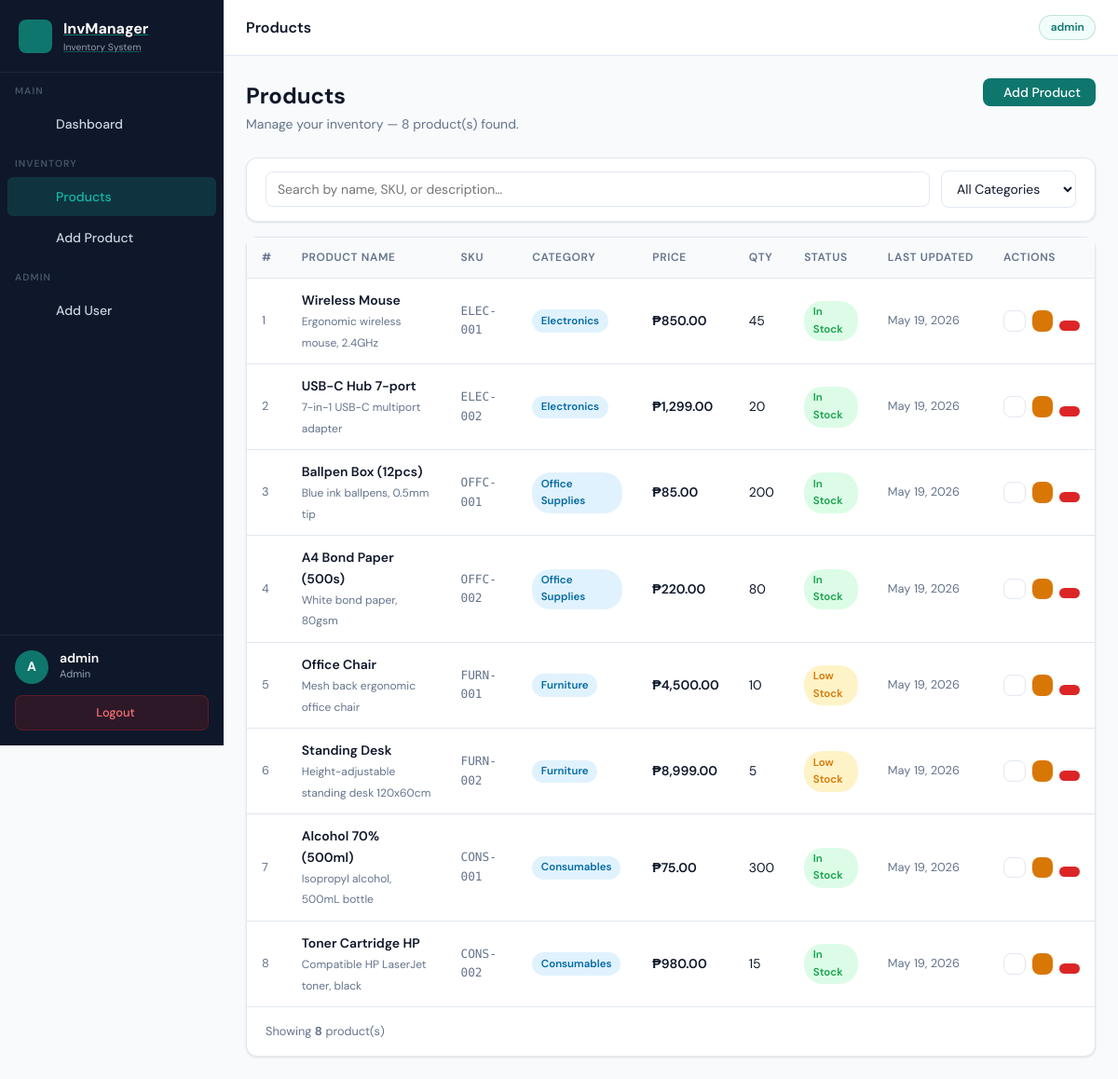
The page /views/products/index.php (signed in) on the database its author committed.
### tables this page shows
CREATE TABLE IF NOT EXISTS products (
    id          INT AUTO_INCREMENT PRIMARY KEY,
    name        VARCHAR(150) NOT NULL,
    sku         VARCHAR(80)  NOT NULL UNIQUE,
    category_id INT,
    price       DECIMAL(10,2) NOT NULL DEFAULT 0.00,
    quantity    INT          NOT NULL DEFAULT 0,
    description TEXT,
    created_by  INT,                               
    created_at  DATETIME DEFAULT CURRENT_TIMESTAMP,
    updated_at  DATETIME DEFAULT CURRENT_TIMESTAMP ON UPDATE CURRENT_TIMESTAMP,

    FOREIGN KEY (category_id) REFERENCES categories(id) ON DELETE SET NULL,
    FOREIGN KEY (created_by)  REFERENCES users(id)      ON DELETE SET NULL
);

CREATE TABLE IF NOT EXISTS categories (
    id          INT AUTO_INCREMENT PRIMARY KEY,
    name        VARCHAR(100) NOT NULL UNIQUE,
    description TEXT,
    created_at  DATETIME DEFAULT CURRENT_TIMESTAMP
);

### controllers/ProductController.php (called while the page is built, shortened)
<?php
require_once __DIR__ . '/../models/Product.php';
class ProductController {
    private mysqli $conn;
    public function __construct(mysqli $conn) {
        $this->conn = $conn;
    }
    public function getAll(string $search = '', int $category_id = 0): array {
        $sql = 'SELECT p.*, c.name AS category_name
                  FROM products p
                  LEFT JOIN categories c ON p.category_id = c.id
                 WHERE 1=1';
        $sql .= ' ORDER BY p.updated_at DESC';
        $stmt = $this->conn->prepare($sql);
        $stmt->execute();
        $result = $stmt->get_result();
        $products = [];
        while ($row = $result->fetch_assoc()) {
            $products[] = new Product(
                $row['name'],
                $row['sku'],
                (float)$row['price'],
                (int)$row['quantity'],
                $row['description'] ?? '',
                $row['category_id'] ? (int)$row['category_id'] : null,
                $row['created_by']  ? (int)$row['created_by']  : null,
                (int)$row['id'],
                $row['created_at'],
                $row['updated_at'],
                $row['category_name'] ?? ''
            );
        }
        return $products;
    }
}

### config/auth.php (called while the page is built, shortened)
<?php
function h(string $value): string {
    return htmlspecialchars($value, ENT_QUOTES, 'UTF-8');
}

### models/Product.php (called while the page is built, shortened)
<?php
class Product {
    public int    $quantity;
    public function __construct(
        string $name,
        string $sku,
        float  $price,
        int    $quantity,
        string $description   = '',
        ?int   $category_id   = null,
        ?int   $created_by    = null,
        int    $id            = 0,
        string $created_at    = '',
        string $updated_at    = '',
        string $category_name = ''
    ) {
        $this->id            = $id;
        $this->name          = trim($name);
        $this->sku           = strtoupper(trim($sku));
        $this->price         = $price;
        $this->quantity      = $quantity;
        $this->description   = trim($description);
        $this->updated_at    = $updated_at;
        $this->category_name = $category_name;
    }
    public function stockStatus(): string {
        if ($this->quantity <= 10)  return 'Low Stock';
        return 'In Stock';
    }
    public function stockClass(): string {
        if ($this->quantity <= 10)  return 'badge-warning';
        return 'badge-success';
    }
}

### views/products/index.php (the view, shortened to what this page needs)
<?php
require_once __DIR__ . '/../../config/auth.php';
require_once __DIR__ . '/../../config/database.php';
require_once __DIR__ . '/../../controllers/ProductController.php';
$productCtrl  = new ProductController($conn);
$search      = trim($_GET['search']      ?? '');
$category_id = (int)($_GET['category_id'] ?? 0);
$products   = $productCtrl->getAll($search, $category_id);
?>
<?php require __DIR__ . '/../partial/header_app.php'; ?>
<div class="page-header">
    <div>
        <h1>Products</h1>
        <p>Manage your inventory — <?= count($products) ?> product(s) found.</p>
    </div>
    <a href="/views/products/create.php" class="btn btn-primary">
        <i class="ph-bold ph-plus"></i> Add Product
    </a>
</div>
<div class="card mb-2">
    <div class="card-body" style="padding:.85rem 1.25rem;">
        <form method="GET" class="toolbar" id="filterForm">
            <div class="search-input" style="flex:1;">
                <input type="text" name="search" placeholder="Search by name, SKU, or description…"
                    value="<?= h($search) ?>" oninput="this.form.submit()">
            </div>
            <select name="category_id" onchange="this.form.submit()" style="width:auto;">
                <option value="0">All Categories</option>
            </select>
        </form>
    </div>
</div>
<div class="card">
    <?php if (empty($products)): ?>
        <div class="empty-state">
            <div class="empty-icon">📦</div>
            <h3>No products found</h3>
            <p>
                <?php if (!empty($search) || $category_id > 0): ?>
                    Try adjusting your search or filter. <a href="/views/products/index.php">Clear filters</a>
                <?php else: ?>
                    Get started by <a href="/views/products/create.php">adding a product</a>.
                <?php endif; ?>
            </p>
        </div>
    <?php else: ?>
    <div class="table-wrap">
        <table>
            <thead>
                <tr>
                    <th>#</th><th>Product Name</th><th>SKU</th><th>Category</th>
                    <th>Price</th><th>Qty</th><th>Status</th><th>Last Updated</th><th>Actions</th>
                </tr>
            </thead>
            <tbody>
            <?php foreach ($products as $i => $p): ?>
                <tr>
                    <td class="text-muted" style="font-size:.8rem;"><?= $i + 1 ?></td>
                    <td>
                        <span class="fw-600"><?= h($p->name) ?></span>
                        <?php if (!empty($p->description)): ?>
                            <br><small class="text-muted" style="font-size:.75rem;">
                                <?= h(mb_strimwidth($p->description, 0, 60, '…')) ?>
                            </small>
                        <?php endif; ?>
                    </td>
                    <td class="sku-cell"><?= h($p->sku) ?></td>
                    <td>
                        <?php if ($p->category_name): ?>
                            <span class="badge badge-info"><?= h($p->category_name) ?></span>
                        <?php else: ?>
                            <span class="text-muted">—</span>
                        <?php endif; ?>
                    </td>
                    <td class="fw-600">₱<?= number_format($p->price, 2) ?></td>
                    <td><?= number_format($p->quantity) ?></td>
                    <td><span class="badge <?= $p->stockClass() ?>"><?= $p->stockStatus() ?></span></td>
                    <td class="text-muted" style="font-size:.8rem; white-space:nowrap;">
                        <?= date('M d, Y', strtotime($p->updated_at)) ?>
                    </td>
                    <td>
                        <div style="display:flex; gap:.4rem;">
                            <a href="/views/products/view.php?id=<?= $p->id ?>" class="btn btn-outline btn-sm" title="View">
                            </a>
                            <a href="/views/products/edit.php?id=<?= $p->id ?>" class="btn btn-warning btn-sm" title="Edit">
                            </a>
                            <form method="POST" onsubmit="return confirmDelete('<?= h($p->name) ?>')" style="display:inline;">
                                <button type="submit" class="btn btn-danger btn-sm" title="Delete">
                                </button>
                            </form>
                        </div>
                    </td>
                </tr>
            <?php endforeach; ?>
            </tbody>
        </table>
    </div>
    <div class="pagination">
        <span class="page-info">
            Showing <strong><?= count($products) ?></strong> product(s)
        </span>
    </div>
    <?php endif; ?>
</div>
<?php require __DIR__ . '/../partial/footer_app.php'; ?>

### public/styles.css (style rules this page uses)
:root { --primary: #0f766e; --primary-light: #14b8a6; --primary-dark: #0d5752; --primary-bg: #f0fdfa; --success: #16a34a; --success-bg: #dcfce7; --danger: #dc2626; --danger-bg: #fee2e2; --warning: #d97706; --warning-bg: #fef3c7; --info: #0369a1; --info-bg: #e0f2fe; --bg: #f8fafc; --surface: #ffffff; --border: #e2e8f0; --border-focus: #14b8a6; --text: #0f172a; --text-muted: #64748b; --text-light: #94a3b8; --sidebar-bg: #0f172a; --sidebar-w: 240px; --sidebar-text: #cbd5e1; --sidebar-active: #14b8a6; --header-h: 60px; --radius: 8px; --radius-lg: 12px; --shadow-sm: 0 1px 3px rgba(0,0,0,.07), 0 1px 2px rgba(0,0,0,.04); --shadow: 0 4px 12px rgba(0,0,0,.08); --shadow-lg: 0 10px 30px rgba(0,0,0,.12); --font: 'DM Sans', sans-serif; --font-mono: 'DM Mono', monospace; }
*, *::before, *::after { box-sizing: border-box; margin: 0; padding: 0; }
html { font-size: 16px; scroll-behavior: smooth; }
body { font-family: var(--font); background: var(--bg); color: var(--text); line-height: 1.6; min-height: 100vh; }
a { color: var(--primary); text-decoration: none; }
.page-header { display: flex; align-items: flex-start; justify-content: space-between; flex-wrap: wrap; gap: 1rem; margin-bottom: 1.5rem; }
.page-header h1 { font-size: 1.5rem; font-weight: 700; }
.page-header p { color: var(--text-muted); font-size: .875rem; margin: 0; }
.card { background: var(--surface); border: 1px solid var(--border); border-radius: var(--radius-lg); box-shadow: var(--shadow-sm); }
.card-body { padding: 1.25rem; }
.toolbar { display: flex; gap: .75rem; flex-wrap: wrap; align-items: center; }
.search-input { position: relative; flex: 1; min-width: 200px; }
.search-input input { width: 100%; padding: .5rem .75rem .5rem 2.2rem; border: 1px solid var(--border); border-radius: var(--radius); font-size: .875rem; font-family: var(--font); transition: border-color .15s; background: var(--bg); }
.table-wrap { overflow-x: auto; }
table { width: 100%; border-collapse: collapse; font-size: .875rem; }
thead th { background: var(--bg); padding: .75rem 1rem; text-align: left; font-weight: 600; font-size: .75rem; text-transform: uppercase; letter-spacing: .05em; color: var(--text-muted); border-bottom: 1px solid var(--border); white-space: nowrap; }
tbody td { padding: .75rem 1rem; border-bottom: 1px solid var(--border); color: var(--text); vertical-align: middle; }
tbody tr:last-child td { border-bottom: none; }
.sku-cell { font-family: var(--font-mono); font-size: .8rem; color: var(--text-muted); }
.badge { display: inline-flex; align-items: center; padding: .2rem .6rem; border-radius: 20px; font-size: .72rem; font-weight: 600; }
.badge-success { background: var(--success-bg); color: var(--success); }
.badge-warning { background: var(--warning-bg); color: var(--warning); }
.badge-info { background: var(--info-bg); color: var(--info); }
.btn { display: inline-flex; align-items: center; gap: .4rem; padding: .5rem 1rem; border-radius: var(--radius); border: none; cursor: pointer; font-family: var(--font); font-size: .875rem; font-weight: 500; line-height: 1; transition: background .15s, transform .1s, box-shadow .15s; text-decoration: none; white-space: nowrap; }
.btn-primary { background: var(--primary); color: white; }
.btn-danger { background: var(--danger); color: white; }
.btn-warning { background: var(--warning); color: white; }
.btn-outline { background: transparent; color: var(--text-muted); border: 1px solid var(--border); }
.btn-sm { padding: .35rem .7rem; font-size: .8rem; }
input[type="text"], input[type="email"], input[type="password"], input[type="number"], select, textarea { width: 100%; padding: .55rem .75rem; border: 1px solid var(--border); border-radius: var(--radius); font-size: .875rem; font-family: var(--font); color: var(--text); background: white; transition: border-color .15s, box-shadow .15s; }
.pagination { display: flex; gap: .35rem; justify-content: flex-end; align-items: center; padding: 1rem 1.25rem; border-top: 1px solid var(--border); }
.page-info { font-size: .8rem; color: var(--text-muted); margin-right: auto; }
.text-muted { color: var(--text-muted); }
.fw-600 { font-weight: 600; }
.mb-2 { margin-bottom: 1rem; }

### rows shown on the page
products: name "Wireless Mouse", description "Ergonomic wireless mouse, 2.4GHz", sku "ELEC-001", category.name "Electronics", price "850.00", quantity "45", stockStatus "In Stock", updated_at "May 19, 2026"
products: name "USB-C Hub 7-port", description "7-in-1 USB-C multiport adapter", sku "ELEC-002", category.name "Electronics", price "1,299.00", quantity "20", stockStatus "In Stock", updated_at "May 19, 2026"
products: name "Ballpen Box (12pcs)", description "Blue ink ballpens, 0.5mm tip", sku "OFFC-001", category.name "Office Supplies", price "85.00", quantity "200", stockStatus "In Stock", updated_at "May 19, 2026"
products: name "A4 Bond Paper (500s)", description "White bond paper, 80gsm", sku "OFFC-002", category.name "Office Supplies", price "220.00", quantity "80", stockStatus "In Stock", updated_at "May 19, 2026"
products: name "Office Chair", description "Mesh back ergonomic office chair", sku "FURN-001", category.name "Furniture", price "4,500.00", quantity "10", quantity "Low Stock", updated_at "May 19, 2026"
products: name "Standing Desk", description "Height-adjustable standing desk 120x60cm", sku "FURN-002", category.name "Furniture", price "8,999.00", quantity "5", quantity "Low Stock", updated_at "May 19, 2026"
products: name "Alcohol 70% (500ml)", description "Isopropyl alcohol, 500mL bottle", sku "CONS-001", category.name "Consumables", price "75.00", quantity "300", stockStatus "In Stock", updated_at "May 19, 2026"
products: name "Toner Cartridge HP", description "Compatible HP LaserJet toner, black", sku "CONS-002", category.name "Consumables", price "980.00", quantity "15", stockStatus "In Stock", updated_at "May 19, 2026"

### other values the page prints
substr($currentUser['username'], 0, 1) "A"
$currentUser['username'] "admin"
$currentUser['role'] "Admin"
$pageTitle "Products"
count($products) "8"
